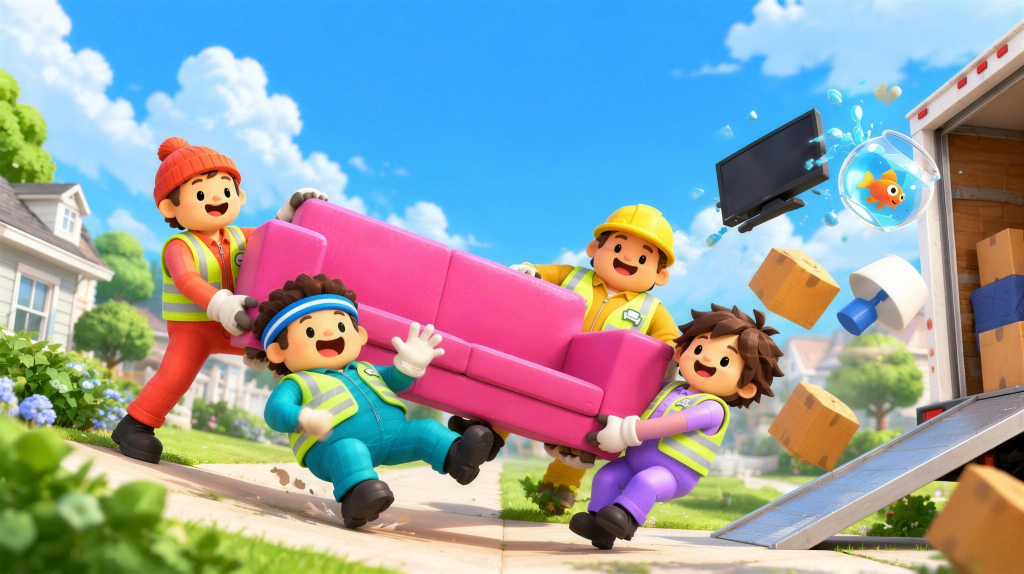
#> input picture marketing/store/source/art_wide.jpg, 4096 x 2294 px, found by its file name (shown at 1/4 size)
$ python make_store_assets.py
#> lines starting #> are read from the running program, lines starting #| are printed output that depends on the picture
#!/usr/bin/env python3
"""Builds every Steam / itch.io store image from the Higgsfield art in marketing/store/source.

art_wide.jpg (16:9 key art), art_tall.jpg (2:3 poster), art_pano.jpg (ultra-wide), logo.png
(transparent title). Run from the repo root: python3 tools/make_store_assets.py
"""
from PIL import Image, ImageFilter, ImageEnhance

SRC = "marketing/store/source/"
OUT = "marketing/store/"

wide = Image.open(SRC + "art_wide.jpg").convert("RGB")
#> wide is the input picture: PIL image 4096x2294 RGB; mean R, G, B 147.6, 159.4, 165.5
tall = Image.open(SRC + "art_tall.jpg").convert("RGB")
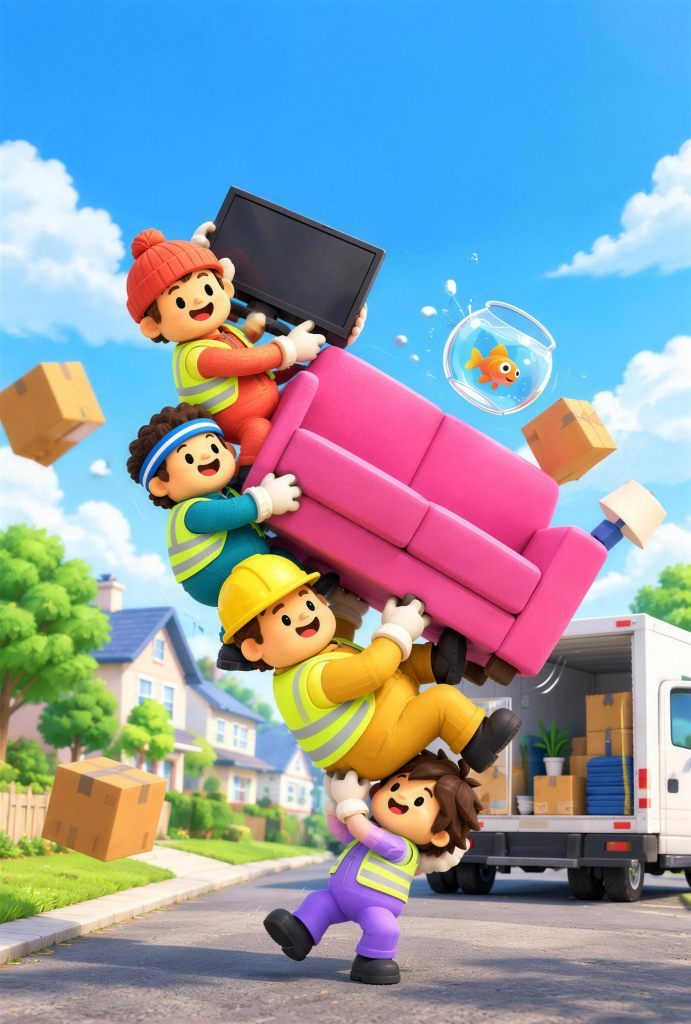
#> input picture marketing/store/source/art_tall.jpg, 2764 x 4096 px, found by its file name (shown at 1/4 size)
#> tall is the input picture: PIL image 2764x4096 RGB; mean R, G, B 140.9, 156.2, 170
pano = Image.open(SRC + "art_pano.jpg").convert("RGB")
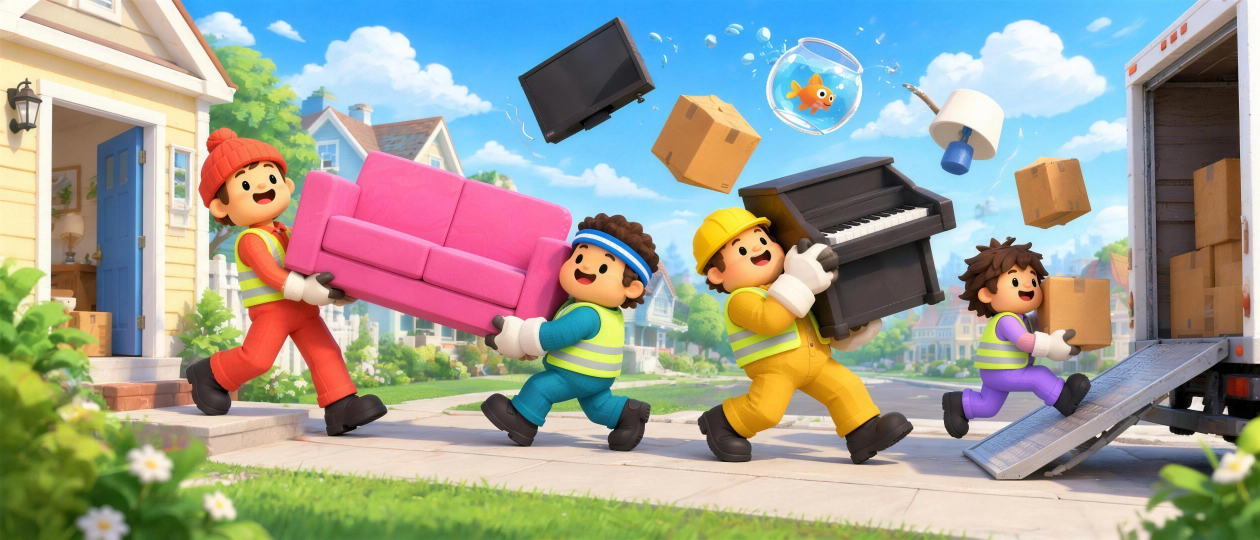
#> input picture marketing/store/source/art_pano.jpg, 5040 x 2160 px, found by its file name (shown at 1/4 size)
#> pano is the input picture: PIL image 5040x2160 RGB; mean R, G, B 158, 159.7, 149.3
#> (the run stopped early here; a loop or call above may not have finished)
